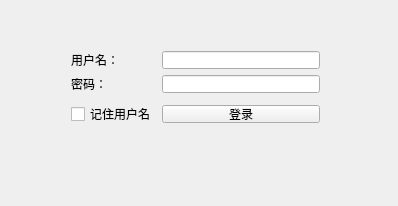
<?xml version="1.0" encoding="UTF-8"?>
<ui version="4.0">
 <class>LoginWindow</class>
 <widget class="QMainWindow" name="LoginWindow">
  <property name="geometry">
   <rect>
    <x>0</x>
    <y>0</y>
    <width>398</width>
    <height>206</height>
   </rect>
  </property>
  <property name="maximumSize">
   <size>
    <width>398</width>
    <height>206</height>
   </size>
  </property>
  <property name="windowTitle">
   <string notr="true">Shop登录</string>
  </property>
  <widget class="QWidget" name="centralWidget">
   <widget class="QWidget" name="formLayoutWidget">
    <property name="geometry">
     <rect>
      <x>60</x>
      <y>40</y>
      <width>271</width>
      <height>101</height>
     </rect>
    </property>
    <layout class="QFormLayout" name="formLayout">
     <property name="fieldGrowthPolicy">
      <enum>QFormLayout::AllNonFixedFieldsGrow</enum>
     </property>
     <item row="0" column="0">
      <widget class="QLabel" name="label">
       <property name="text">
        <string>用户名：</string>
       </property>
       <property name="alignment">
        <set>Qt::AlignCenter</set>
       </property>
      </widget>
     </item>
     <item row="0" column="1">
      <widget class="QLineEdit" name="lineEditUserName">
       <property name="text">
        <string notr="true"/>
       </property>
       <property name="maxLength">
        <number>24</number>
       </property>
      </widget>
     </item>
     <item row="1" column="0">
      <widget class="QLabel" name="label_2">
       <property name="text">
        <string>密码：</string>
       </property>
       <property name="alignment">
        <set>Qt::AlignCenter</set>
       </property>
      </widget>
     </item>
     <item row="1" column="1">
      <widget class="QLineEdit" name="lineEditPasswd">
       <property name="inputMask">
        <string notr="true"/>
       </property>
       <property name="text">
        <string notr="true"/>
       </property>
       <property name="maxLength">
        <number>16</number>
       </property>
       <property name="echoMode">
        <enum>QLineEdit::Password</enum>
       </property>
      </widget>
     </item>
     <item row="2" column="1">
      <layout class="QFormLayout" name="formLayout_2"/>
     </item>
     <item row="3" column="1">
      <widget class="QPushButton" name="btnLogin">
       <property name="acceptDrops">
        <bool>true</bool>
       </property>
       <property name="toolTip">
        <string notr="true"/>
       </property>
       <property name="text">
        <string>登录</string>
       </property>
      </widget>
     </item>
     <item row="4" column="1">
      <layout class="QHBoxLayout" name="horizontalLayout"/>
     </item>
     <item row="3" column="0">
      <widget class="QCheckBox" name="checkBox">
       <property name="text">
        <string>记住用户名</string>
       </property>
      </widget>
     </item>
    </layout>
   </widget>
   <widget class="QLabel" name="labelErrInfo">
    <property name="geometry">
     <rect>
      <x>110</x>
      <y>20</y>
      <width>215</width>
      <height>15</height>
     </rect>
    </property>
    <property name="font">
     <font>
      <family>Arial</family>
      <weight>75</weight>
      <bold>true</bold>
     </font>
    </property>
    <property name="text">
     <string/>
    </property>
   </widget>
  </widget>
 </widget>
 <layoutdefault spacing="6" margin="11"/>
 <resources/>
 <connections/>
</ui>
